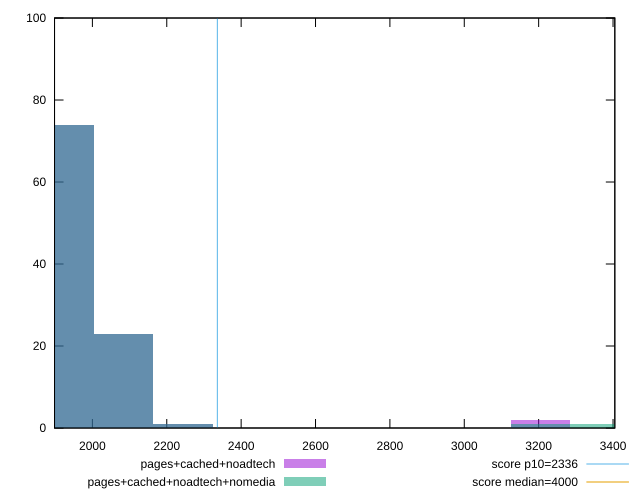

gnuplot code for this plot:
reset

$pagesCachedNoadtech <<EOF
3205.122357110071 2
1923.0734142660424 74
2083.329532121546 23
2243.5856499770493 1
EOF

$pagesCachedNoadtechNomedia <<EOF
3365.3784749655742 1
3205.122357110071 1
1923.0734142660424 74
2243.5856499770493 1
2083.329532121546 23
EOF

set key outside below
set boxwidth 160.25611785550353
set xrange [1898.2045000000003:3404.8194999999987]
set yrange [0:100]
set trange [0:100]
set style fill transparent solid 0.5 noborder

set parametric
set terminal svg size 640, 500 enhanced background rgb 'white'
set output "report_00017_2021-02-10T15-08-03.406Z/first-contentful-paint/comparison/histogram/2_vs_3.svg"

plot $pagesCachedNoadtech title "pages+cached+noadtech" with boxes, \
     $pagesCachedNoadtechNomedia title "pages+cached+noadtech+nomedia" with boxes, \
     2336,t title "score p10=2336", \
     4000,t title "score median=4000"

reset
